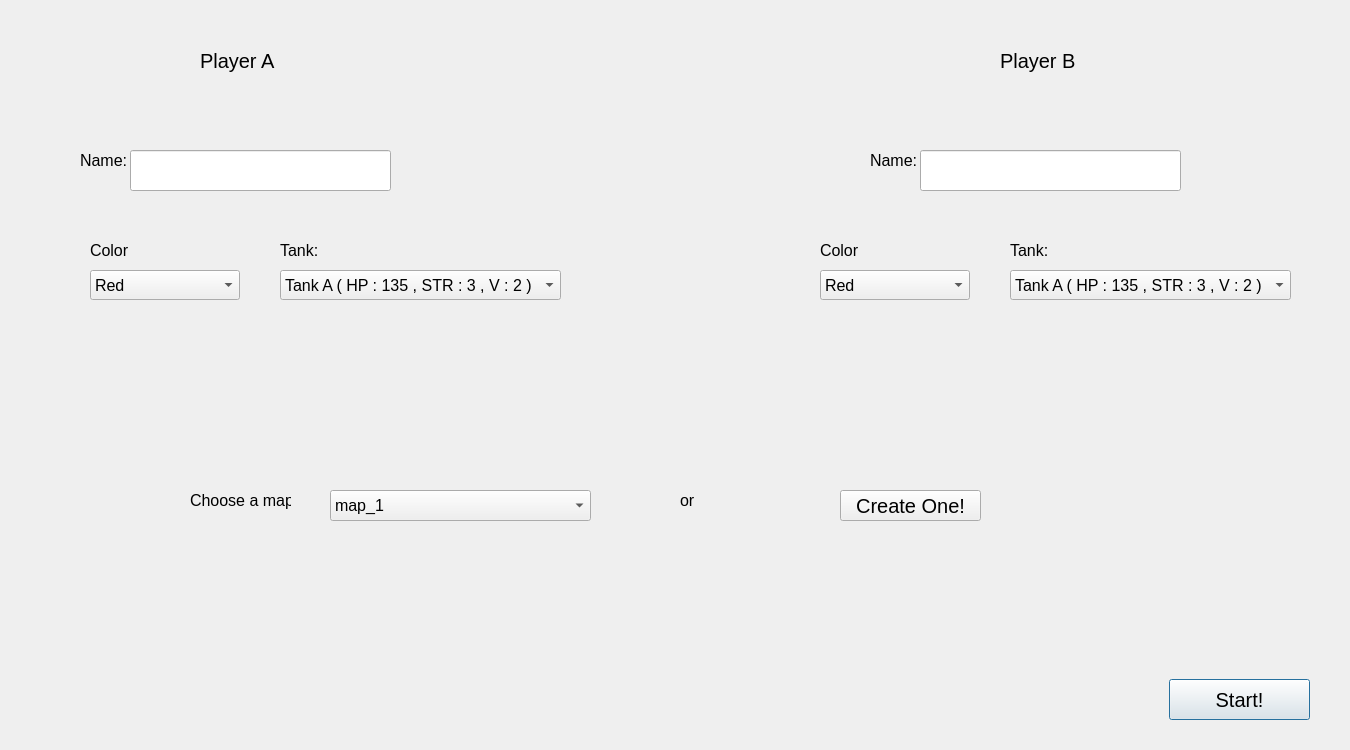
<?xml version="1.0" encoding="UTF-8"?>
<ui version="4.0">
 <class>Dialog</class>
 <widget class="QDialog" name="Dialog">
  <property name="geometry">
   <rect>
    <x>0</x>
    <y>0</y>
    <width>1350</width>
    <height>750</height>
   </rect>
  </property>
  <property name="minimumSize">
   <size>
    <width>1350</width>
    <height>750</height>
   </size>
  </property>
  <property name="maximumSize">
   <size>
    <width>1350</width>
    <height>750</height>
   </size>
  </property>
  <property name="font">
   <font>
    <pointsize>15</pointsize>
   </font>
  </property>
  <property name="windowTitle">
   <string>Dialog</string>
  </property>
  <widget class="QPushButton" name="pushButton">
   <property name="geometry">
    <rect>
     <x>1169</x>
     <y>679</y>
     <width>141</width>
     <height>41</height>
    </rect>
   </property>
   <property name="text">
    <string>Start!</string>
   </property>
  </widget>
  <widget class="QComboBox" name="comboBox">
   <property name="geometry">
    <rect>
     <x>90</x>
     <y>270</y>
     <width>150</width>
     <height>30</height>
    </rect>
   </property>
   <property name="font">
    <font>
     <pointsize>12</pointsize>
    </font>
   </property>
   <item>
    <property name="text">
     <string>Red</string>
    </property>
   </item>
   <item>
    <property name="text">
     <string>Blue</string>
    </property>
   </item>
   <item>
    <property name="text">
     <string>Green</string>
    </property>
   </item>
   <item>
    <property name="text">
     <string>White</string>
    </property>
   </item>
   <item>
    <property name="text">
     <string>Yellow</string>
    </property>
   </item>
  </widget>
  <widget class="QComboBox" name="comboBox_4">
   <property name="geometry">
    <rect>
     <x>280</x>
     <y>270</y>
     <width>281</width>
     <height>30</height>
    </rect>
   </property>
   <property name="font">
    <font>
     <pointsize>12</pointsize>
    </font>
   </property>
   <item>
    <property name="text">
     <string>Tank A ( HP : 135 , STR : 3 , V : 2 ) </string>
    </property>
   </item>
   <item>
    <property name="text">
     <string>Tank B ( HP : 100 , STR : 1 , V : 3 )  </string>
    </property>
   </item>
   <item>
    <property name="text">
     <string>Tank C ( HP : 150 , STR : 5 , V : 1 ) </string>
    </property>
   </item>
   <item>
    <property name="text">
     <string>Tank D ( HP : 120 , STR : 2 , V : 2 ) </string>
    </property>
   </item>
  </widget>
  <widget class="QLabel" name="label">
   <property name="geometry">
    <rect>
     <x>80</x>
     <y>140</y>
     <width>61</width>
     <height>41</height>
    </rect>
   </property>
   <property name="font">
    <font>
     <pointsize>12</pointsize>
    </font>
   </property>
   <property name="text">
    <string>Name: </string>
   </property>
  </widget>
  <widget class="QLabel" name="label_2">
   <property name="geometry">
    <rect>
     <x>280</x>
     <y>230</y>
     <width>61</width>
     <height>41</height>
    </rect>
   </property>
   <property name="font">
    <font>
     <pointsize>12</pointsize>
    </font>
   </property>
   <property name="text">
    <string>Tank:</string>
   </property>
  </widget>
  <widget class="QLabel" name="label_3">
   <property name="geometry">
    <rect>
     <x>90</x>
     <y>230</y>
     <width>61</width>
     <height>41</height>
    </rect>
   </property>
   <property name="font">
    <font>
     <pointsize>12</pointsize>
    </font>
   </property>
   <property name="text">
    <string>Color</string>
   </property>
  </widget>
  <widget class="QLabel" name="label_4">
   <property name="geometry">
    <rect>
     <x>870</x>
     <y>140</y>
     <width>61</width>
     <height>41</height>
    </rect>
   </property>
   <property name="font">
    <font>
     <pointsize>12</pointsize>
    </font>
   </property>
   <property name="text">
    <string>Name: </string>
   </property>
  </widget>
  <widget class="QLabel" name="label_5">
   <property name="geometry">
    <rect>
     <x>1010</x>
     <y>230</y>
     <width>61</width>
     <height>41</height>
    </rect>
   </property>
   <property name="font">
    <font>
     <pointsize>12</pointsize>
    </font>
   </property>
   <property name="text">
    <string>Tank:</string>
   </property>
  </widget>
  <widget class="QLabel" name="label_6">
   <property name="geometry">
    <rect>
     <x>820</x>
     <y>230</y>
     <width>61</width>
     <height>41</height>
    </rect>
   </property>
   <property name="font">
    <font>
     <pointsize>12</pointsize>
    </font>
   </property>
   <property name="text">
    <string>Color</string>
   </property>
  </widget>
  <widget class="QLabel" name="label_7">
   <property name="geometry">
    <rect>
     <x>200</x>
     <y>40</y>
     <width>81</width>
     <height>41</height>
    </rect>
   </property>
   <property name="text">
    <string>Player A</string>
   </property>
  </widget>
  <widget class="QLabel" name="label_8">
   <property name="geometry">
    <rect>
     <x>1000</x>
     <y>40</y>
     <width>101</width>
     <height>41</height>
    </rect>
   </property>
   <property name="font">
    <font>
     <pointsize>15</pointsize>
    </font>
   </property>
   <property name="text">
    <string>Player B</string>
   </property>
  </widget>
  <widget class="QLineEdit" name="lineEdit">
   <property name="geometry">
    <rect>
     <x>920</x>
     <y>150</y>
     <width>261</width>
     <height>41</height>
    </rect>
   </property>
  </widget>
  <widget class="QLineEdit" name="lineEdit_2">
   <property name="geometry">
    <rect>
     <x>130</x>
     <y>150</y>
     <width>261</width>
     <height>41</height>
    </rect>
   </property>
  </widget>
  <widget class="QComboBox" name="comboBox_5">
   <property name="geometry">
    <rect>
     <x>1010</x>
     <y>270</y>
     <width>281</width>
     <height>30</height>
    </rect>
   </property>
   <property name="font">
    <font>
     <pointsize>12</pointsize>
    </font>
   </property>
   <item>
    <property name="text">
     <string>Tank A ( HP : 135 , STR : 3 , V : 2 ) </string>
    </property>
   </item>
   <item>
    <property name="text">
     <string>Tank B ( HP : 100 , STR : 1 , V : 3 )  </string>
    </property>
   </item>
   <item>
    <property name="text">
     <string>Tank C ( HP : 150 , STR : 5 , V : 1 ) </string>
    </property>
   </item>
   <item>
    <property name="text">
     <string>Tank D ( HP : 120 , STR : 2 , V : 2 ) </string>
    </property>
   </item>
  </widget>
  <widget class="QComboBox" name="comboBox_2">
   <property name="geometry">
    <rect>
     <x>820</x>
     <y>270</y>
     <width>150</width>
     <height>30</height>
    </rect>
   </property>
   <property name="font">
    <font>
     <pointsize>12</pointsize>
    </font>
   </property>
   <item>
    <property name="text">
     <string>Red</string>
    </property>
   </item>
   <item>
    <property name="text">
     <string>Blue</string>
    </property>
   </item>
   <item>
    <property name="text">
     <string>Green</string>
    </property>
   </item>
   <item>
    <property name="text">
     <string>White</string>
    </property>
   </item>
   <item>
    <property name="text">
     <string>Yellow</string>
    </property>
   </item>
  </widget>
  <widget class="QComboBox" name="comboBox_3">
   <property name="geometry">
    <rect>
     <x>330</x>
     <y>490</y>
     <width>261</width>
     <height>31</height>
    </rect>
   </property>
   <property name="font">
    <font>
     <pointsize>12</pointsize>
    </font>
   </property>
   <item>
    <property name="text">
     <string>map_1</string>
    </property>
   </item>
   <item>
    <property name="text">
     <string>map_2</string>
    </property>
   </item>
   <item>
    <property name="text">
     <string>map_3</string>
    </property>
   </item>
   <item>
    <property name="text">
     <string>map_4</string>
    </property>
   </item>
  </widget>
  <widget class="QLabel" name="label_9">
   <property name="geometry">
    <rect>
     <x>190</x>
     <y>480</y>
     <width>101</width>
     <height>41</height>
    </rect>
   </property>
   <property name="font">
    <font>
     <pointsize>12</pointsize>
    </font>
   </property>
   <property name="text">
    <string>Choose a map:</string>
   </property>
  </widget>
  <widget class="QLabel" name="label_10">
   <property name="geometry">
    <rect>
     <x>680</x>
     <y>480</y>
     <width>31</width>
     <height>41</height>
    </rect>
   </property>
   <property name="font">
    <font>
     <pointsize>12</pointsize>
    </font>
   </property>
   <property name="text">
    <string>or</string>
   </property>
  </widget>
  <widget class="QPushButton" name="pushButton_2">
   <property name="geometry">
    <rect>
     <x>840</x>
     <y>490</y>
     <width>141</width>
     <height>31</height>
    </rect>
   </property>
   <property name="text">
    <string>Create One!</string>
   </property>
  </widget>
 </widget>
 <resources/>
 <connections/>
</ui>
